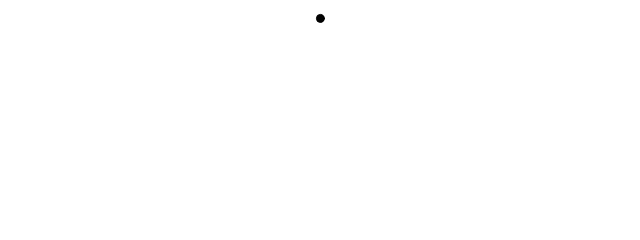
Frame 1 (no input)
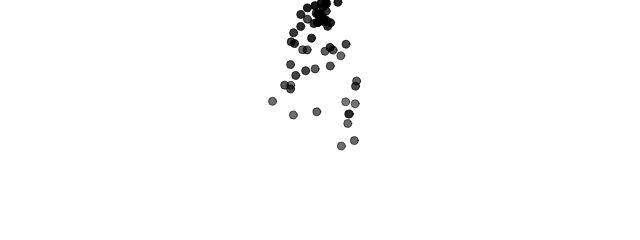
Frame 60 (no input)
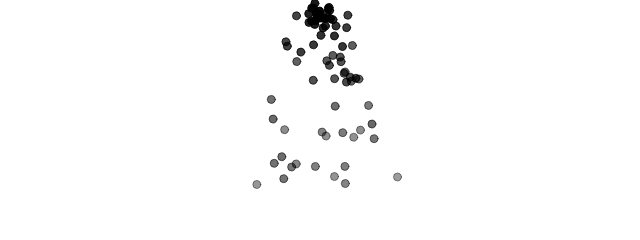
Frame 120 (the mouse pressed at the canvas centre since frame 60)

The p5.js sketch that drew these frames (run headless with seeded random() and noise() and a simulated clock; from frame 60 on, the mouse is pressed at the canvas centre):

// p5.js sketch
// ── sketch.js
let emitter;

function setup() {
  createCanvas(640, 240);
  emitter = new Emitter (width/2,20);
}

function draw() {
  background(255);
  emitter.addParticle();
  emitter.run();
}

// ── emitter.js
class Emitter {
  constructor(x, y) {
    this.origin = createVector(x, y);
    this.particles = [];
  }

  addParticle() {
    this.particles.push(new Particle(this.origin.x, this.origin.y));
  }

  run() {
    for (let i = this.particles.length - 1; i >= 0; i--) {
      let particle = this.particles[i];
      particle.run();

      if (particle.isDead()) {
        this.particles.splice(i, 1);
      }
    }
  }
  
}

// ── particle.js
class Particle {
  constructor(x, y) {
    this.pos = createVector(x, y);
    this.vel = createVector(random(-1, 1), random(-2, 0));
    this.acc = createVector(0, 0);

    this.lifespan = 255;
  }
  
  run(){
    this.update();
    this.show();
    let gravity = createVector (0, 0.1);
    this.applyForce(gravity);
  }

  update() {
    this.vel.add(this.acc);
    this.pos.add(this.vel);
    this.lifespan -= 2.0;
    this.acc.mult(0);
  }

  show() {
    stroke(0, this.lifespan);
    fill(0, this.lifespan);
    circle(this.pos.x, this.pos.y, 8);
  }
  
  applyForce(force){
    this.acc.add(force);
  }

  isDead() {
    // if (this.lifespan < 0){
    // return true;
    //}else{
    // return false;
    //}
    return this.lifespan < 0.0;
  }
}
